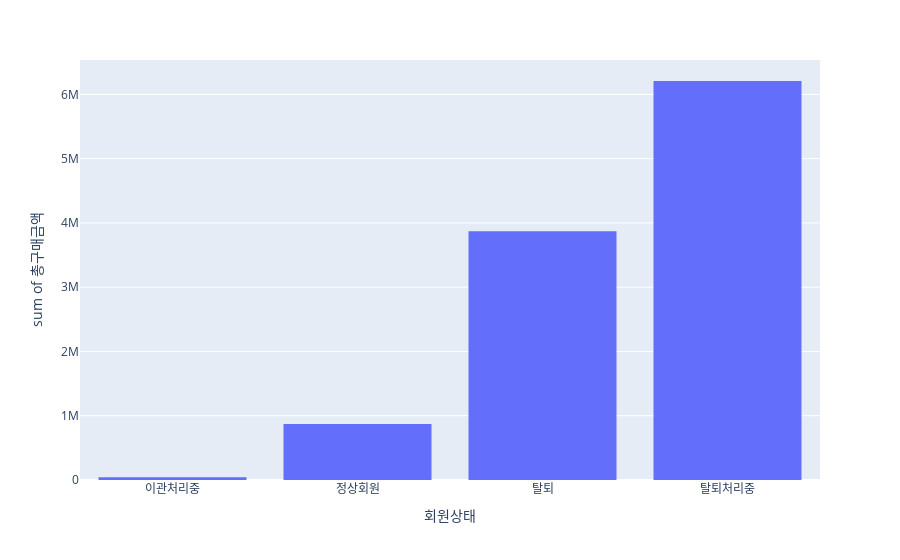

Source (notebook cell):
### Code cell
df1 = pd.read_csv('03_Merge_Data.csv',index_col=0)
pv1 = df1.pivot_table(index='회원상태',values='총구매금액',aggfunc='mean').reset_index()
px.histogram(pv1,x='회원상태',y='총구매금액')

### Figure 1 — Plotly figure (JSON) as saved in the notebook; plotly's stock layout.template omitted (floating-point values rounded to 4 significant figures)
{"data": [{"alignmentgroup": "True", "bingroup": "x", "histfunc": "sum", "hovertemplate": "회원상태=%{x}<br>sum of 총구매금액=%{y}<extra></extra>", "legendgroup": "", "marker": {"color": "#636efa", "pattern": {"shape": ""}}, "name": "", "offsetgroup": "", "orientation": "v", "showlegend": false, "type": "histogram", "x": ["이관처리중", "정상회원", "탈퇴", "탈퇴처리중"], "xaxis": "x", "y": [43050, 872600.0, 3869000.0, 6208000.0], "yaxis": "y"}], "layout": {"barmode": "relative", "legend": {"tracegroupgap": 0}, "margin": {"t": 60}, "xaxis": {"anchor": "y", "domain": [0, 1], "title": {"text": "회원상태"}}, "yaxis": {"anchor": "x", "domain": [0, 1], "title": {"text": "sum of 총구매금액"}}}}
